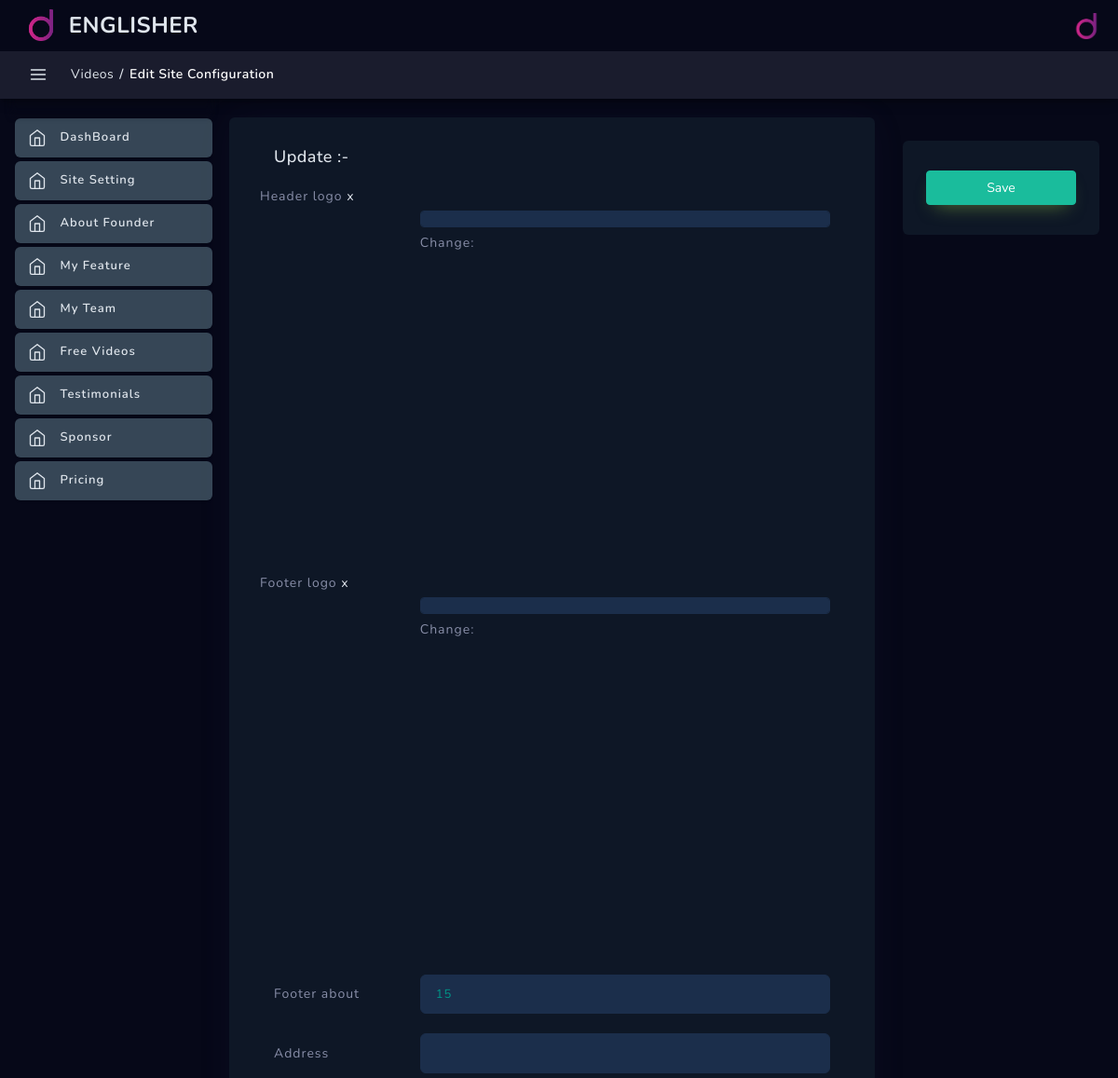
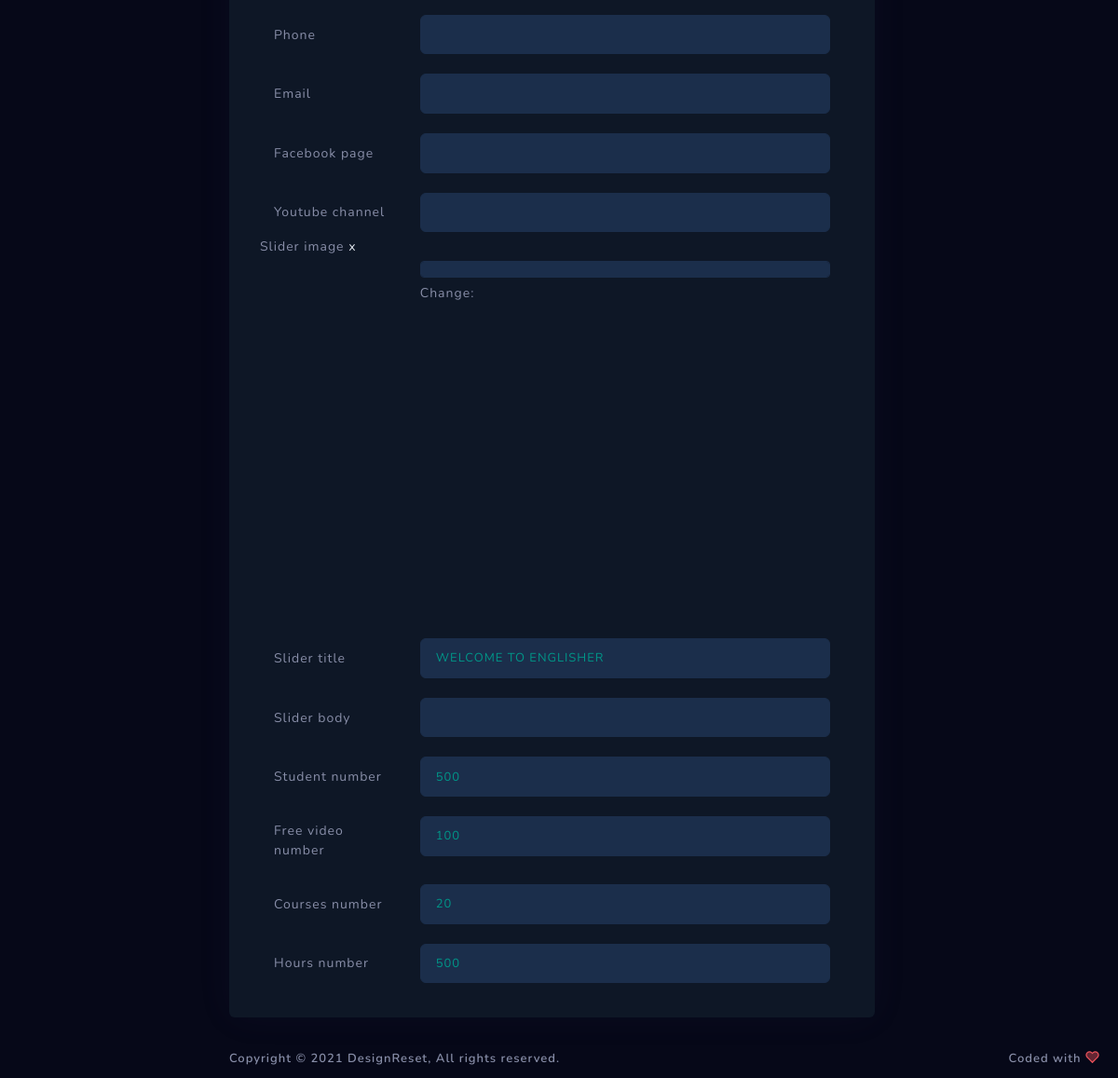
The app's page /dashboard/site/edit/1/ (signed in) with its own data (2 pictures, top to bottom).
### englisher/models.py (models this page shows)
class SiteConfiguration(SingletonModel):
    header_logo = models.ImageField(upload_to="images/logos/")
    footer_logo = models.ImageField(upload_to="images/logos/")
    footer_about = models.CharField(max_length=1000)
    address = models.CharField(max_length=1000, blank=True, null=True)
    phone = models.CharField(max_length=12, blank=True, null=True)
    email = models.CharField(max_length=250, blank=True, null=True)
    facebook_page = models.URLField(blank=True, null=True)
    youtube_channel = models.URLField(blank=True, null=True)
    slider_image = models.ImageField(upload_to="images/slider/")
    slider_title = models.CharField(max_length=250)
    slider_body = models.CharField(max_length=1000, blank=True, null=True)
    student_number = models.IntegerField(default=500)
    free_video_number = models.IntegerField(default=100)
    courses_number = models.IntegerField(default=20)
    hours_number = models.IntegerField(default=500)
    def __str__(self):
        return "Site Configuration"
    class Meta:
        verbose_name = "Site Configuration"

### englisher/dashbord/solo/views.py (the view)
class SiteUpdateView(SiteMixin,
                         GetSuccessUrlOverrideSiteMixin,
                         UpdateView):
    template_name = "dashboard/dash_template/site_config/form.html"
    permission_required = "englisher.change_siteconfiguration"

### templates/dashboard/dash_template/site_config/form.html (shortened to what this page needs)
{% extends 'dashboard/base.html' %}
{% load static %}
{% load widget_tweaks %}
{% block pagelevelcss %}
<link href="{% static 'dashboard/assets/css/apps/invoice-add.css' %}" rel="stylesheet" type="text/css" />
<link rel="stylesheet" type="text/css" href="{% static 'dashboard/plugins/dropify/dropify.min.css' %}">
<link rel="stylesheet" type="text/css" href="{% static 'dashboard/assets/css/forms/theme-checkbox-radio.cs' %}s">
<link href="{% static 'dashboard/plugins/flatpickr/flatpickr.css' %}" rel="stylesheet" type="text/css">
<link href="{% static 'dashboard/plugins/flatpickr/custom-flatpickr.css' %}" rel="stylesheet" type="text/css">
<link href="{% static 'dashboard/assets/css/scrollspyNav.css' %}" rel="stylesheet" type="text/css" />
<link rel="stylesheet" href="{% static 'dashboard/plugins/editors/markdown/simplemde.min.css' %}">
<link href="{% static 'dashboard/plugins/file-upload/file-upload-with-preview.min.css' %}" rel="stylesheet" type="text/css" />
<link rel="stylesheet" type="text/css" href="{% static 'dashboard/assets/css/forms/switches.css' %}">
{% endblock pagelevelcss %}
{% block breadcrumb %}
<li class="breadcrumb-item"><a href="{% url 'pricing-list' %}">Videos</a></li>
<li class="breadcrumb-item active" aria-current="page"><span>{% if object %}Edit {{object}}{% else %}Create New Video{% endif %}</span></li>
{% endblock breadcrumb %}
{% block content %}
<div class="row invoice layout-top-spacing layout-spacing">
    <div class="col-xl-12 col-lg-12 col-md-12 col-sm-12 col-12">
        <div class="doc-container">
            <div class="row">
                <div class="col-xl-9">
                    <div class="invoice-content">
                        <div class="invoice-detail-body">
                            <div class="invoice-detail-header">
                                <div class="row justify-content-around">
                                    <div class="col-xl-12 invoice-address-company">
                                        <h4>{% if object %}Update {{edit}}:-{% else %}Create New Video:-{% endif %}</h4>
                                        <div class="invoice-address-company-fields">
                                            <form id="supmit-form" method="post" enctype="multipart/form-data">
                                                <div class="custom-file-container row" data-upload-id="myFirstImage">
                                                    <label>{{ form.header_logo.label }}
                                                        <a href="javascript:void(0)" class=" custom-file-container__image-clear" title="Clear Image">x</a>
                                                    </label>
                                                    <div class="col-sm-9 offset-sm-3">
                                                        <label class="custom-file-container__custom-file" >
                                                            {{ form.header_logo|add_class:'custom-file-container__custom-file__custom-file-input' }}
                                                            <span class="custom-file-container__custom-file__custom-file-control"></span>
                                                        </label>
                                                        <div class="custom-file-container__image-preview"></div>
                                                    </div>
                                                </div>
                                                <div class="custom-file-container row" data-upload-id="myScoundImage">
                                                    <label>{{ form.footer_logo.label }}
                                                        <a href="javascript:void(0)" class=" custom-file-container__image-clear" title="Clear Image">x</a>
                                                    </label>
                                                    <div class="col-sm-9 offset-sm-3">
                                                        <label class="custom-file-container__custom-file" >
                                                            {{ form.footer_logo|add_class:'custom-file-container__custom-file__custom-file-input' }}
                                                            <span class="custom-file-container__custom-file__custom-file-control"></span>
                                                        </label>
                                                        <div class="custom-file-container__image-preview"></div>
                                                    </div>
                                                </div>
                                                <div class="form-group row pt-3">
                                                    <label for="{{ form.footer_about.id_for_label }}" class="col-sm-3 col-form-label col-form-label-sm">{{ form.footer_about.label }}</label>
                                                    <div class="col-sm-9">
                                                        {{ form.footer_about|add_class:'form-control form-control-sm' }}
                                                    </div>
                                                </div>
                                                <div class="form-group row pt-3">
                                                    <label for="{{ form.address.id_for_label }}" class="col-sm-3 col-form-label col-form-label-sm">{{ form.address.label }}</label>
                                                    <div class="col-sm-9">
                                                        {{ form.address|add_class:'form-control form-control-sm' }}
                                                    </div>
                                                </div>
                                                <div class="form-group row pt-3">
                                                    <label for="{{ form.phone.id_for_label }}" class="col-sm-3 col-form-label col-form-label-sm">{{ form.phone.label }}</label>
                                                    <div class="col-sm-9">
                                                        {{ form.phone|add_class:'form-control form-control-sm' }}
                                                    </div>
                                                </div>
                                                <div class="form-group row pt-3">
                                                    <label for="{{ form.email.id_for_label }}" class="col-sm-3 col-form-label col-form-label-sm">{{ form.email.label }}</label>
                                                    <div class="col-sm-9">
                                                        {{ form.email|add_class:'form-control form-control-sm' }}
                                                    </div>
                                                </div>
                                                <div class="form-group row pt-3">
                                                    <label for="{{ form.facebook_page.id_for_label }}" class="col-sm-3 col-form-label col-form-label-sm">{{ form.facebook_page.label }}</label>
                                                    <div class="col-sm-9">
                                                        {{ form.facebook_page|add_class:'form-control form-control-sm' }}
                                                    </div>
                                                </div>
                                                <div class="form-group row pt-3">
                                                    <label for="{{ form.youtube_channel.id_for_label }}" class="col-sm-3 col-form-label col-form-label-sm">{{ form.youtube_channel.label }}</label>
                                                    <div class="col-sm-9">
                                                        {{ form.youtube_channel|add_class:'form-control form-control-sm' }}
                                                    </div>
                                                </div>
                                                <div class="custom-file-container row" data-upload-id="myThImage">
                                                    <label>{{ form.slider_image.label }}
                                                        <a href="javascript:void(0)" class=" custom-file-container__image-clear" title="Clear Image">x</a>
                                                    </label>
                                                    <div class="col-sm-9 offset-sm-3">
                                                        <label class="custom-file-container__custom-file" >
                                                            {{ form.slider_image|add_class:'custom-file-container__custom-file__custom-file-input' }}
                                                            <span class="custom-file-container__custom-file__custom-file-control"></span>
                                                        </label>
                                                        <div class="custom-file-container__image-preview"></div>
                                                    </div>
                                                </div>
                                                <div class="form-group row pt-3">
                                                    <label for="{{ form.slider_title.id_for_label }}" class="col-sm-3 col-form-label col-form-label-sm">{{ form.slider_title.label }}</label>
                                                    <div class="col-sm-9">
                                                        {{ form.slider_title|add_class:'form-control form-control-sm' }}
                                                    </div>
                                                </div>
                                                <div class="form-group row pt-3">
                                                    <label for="{{ form.slider_body.id_for_label }}" class="col-sm-3 col-form-label col-form-label-sm">{{ form.slider_body.label }}</label>
                                                    <div class="col-sm-9">
                                                        {{ form.slider_body|add_class:'form-control form-control-sm' }}
                                                    </div>
                                                </div>
                                                <div class="form-group row pt-3">
                                                    <label for="{{ form.student_number.id_for_label }}" class="col-sm-3 col-form-label col-form-label-sm">{{ form.student_number.label }}</label>
                                                    <div class="col-sm-9">
                                                        {{ form.student_number|add_class:'form-control form-control-sm' }}
                                                    </div>
                                                </div>
                                                <div class="form-group row pt-3">
                                                    <label for="{{ form.free_video_number.id_for_label }}" class="col-sm-3 col-form-label col-form-label-sm">{{ form.free_video_number.label }}</label>
                                                    <div class="col-sm-9">
                                                        {{ form.free_video_number|add_class:'form-control form-control-sm' }}
                                                    </div>
                                                </div>
                                                <div class="form-group row pt-3">
                                                    <label for="{{ form.courses_number.id_for_label }}" class="col-sm-3 col-form-label col-form-label-sm">{{ form.courses_number.label }}</label>
                                                    <div class="col-sm-9">
                                                        {{ form.courses_number|add_class:'form-control form-control-sm' }}
                                                    </div>
                                                </div>
                                                <div class="form-group row pt-3">
                                                    <label for="{{ form.hours_number.id_for_label }}" class="col-sm-3 col-form-label col-form-label-sm">{{ form.hours_number.label }}</label>
                                                    <div class="col-sm-9">
                                                        {{ form.hours_number|add_class:'form-control form-control-sm' }}
                                                    </div>
                                                </div>
                                            </form>
                                        </div>
                                    </div>
                                </div>
                            </div>
                        </div>
                    </div>
                </div>
                <div class="col-xl-3">
                    <div class="invoice-actions-btn">
                        <div class="invoice-action-btn">
                            <div class="row">
                                <div class="col-xl-12 col-md-4">
                                    <button class="btn btn-success btn-download w-100" form="supmit-form" type="submit">Save</button>
                                </div>
                            </div>
                        </div>
                    </div>
                </div>
            </div>
        </div>
    </div>
</div>
{% endblock content %}

### records on screen
SiteConfiguration: header_logo "Change:", footer_logo "Change:", footer_about "15", slider_image "Change:", slider_title "WELCOME TO ENGLISHER", student_number "500", free_video_number "100", courses_number "20", hours_number "500"

### other values on screen
{{ object }} "Site Configuration"
